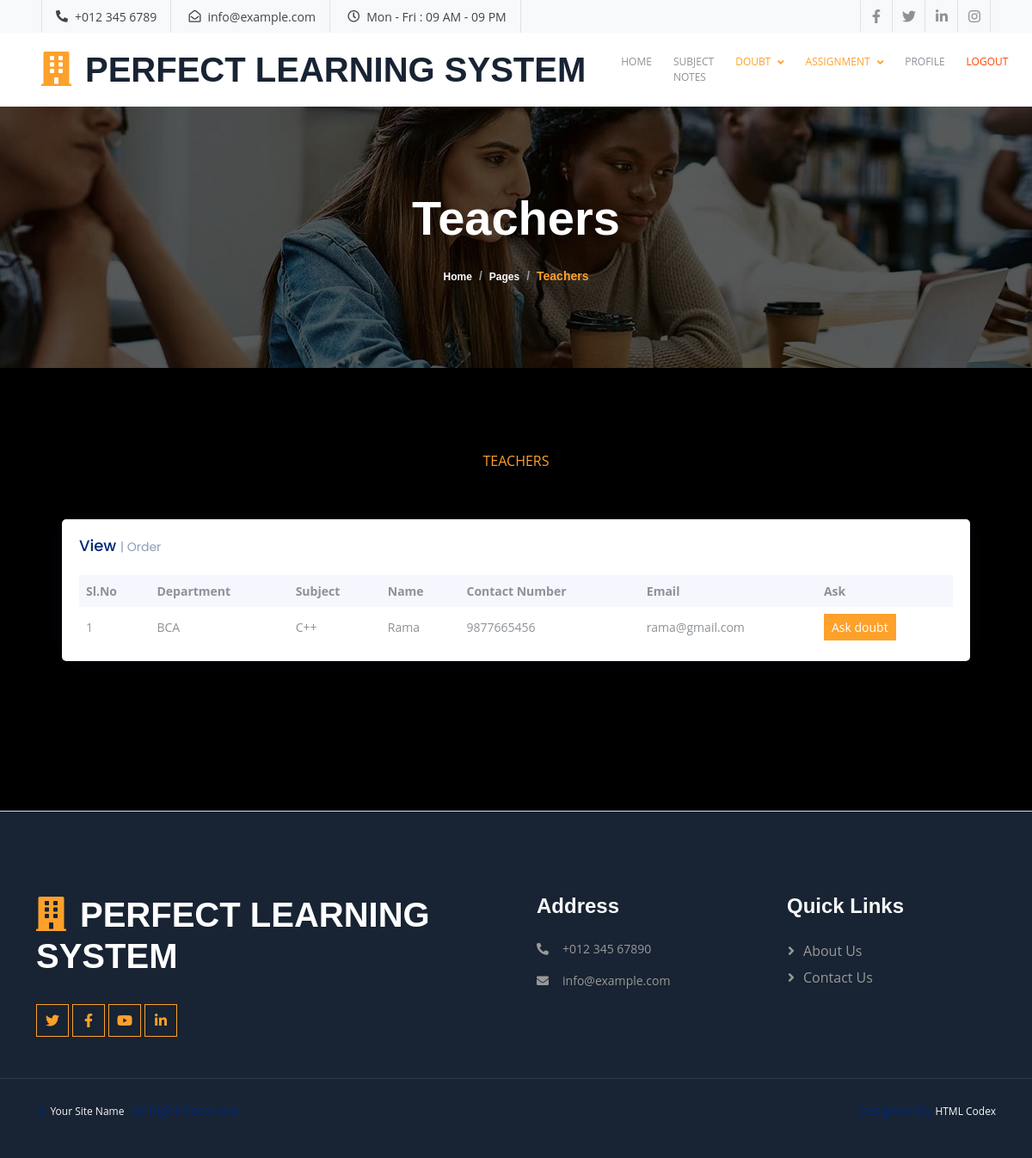
The app's page /student/teachers.php (signed in) with its own data.
### tables this page shows
CREATE TABLE IF NOT EXISTS `tb_teacher_register` (
  `st_id` int(11) NOT NULL AUTO_INCREMENT,
  `name` varchar(40) NOT NULL,
  `address` varchar(150) NOT NULL,
  `contact_no` bigint(20) NOT NULL,
  `email` varchar(50) NOT NULL,
  `dep_id` int(11) NOT NULL,
  `sb_id` int(11) NOT NULL,
  `log_id` int(11) NOT NULL,
  PRIMARY KEY (`st_id`),
  KEY `tb_Teacher_register_log_id_e697c833_fk_tb_Login_log_id` (`log_id`)
);

CREATE TABLE IF NOT EXISTS `tb_departments` (
  `dep_id` int(11) NOT NULL AUTO_INCREMENT,
  `department` varchar(100) NOT NULL,
  PRIMARY KEY (`dep_id`)
);

CREATE TABLE IF NOT EXISTS `tb_subject` (
  `sb_id` int(11) NOT NULL AUTO_INCREMENT,
  `subject` varchar(60) NOT NULL,
  PRIMARY KEY (`sb_id`)
);

### student/teachers.php (the view, shortened to what this page needs)
<?php
include 'header.php';
include '../connection.php';
?>
<div class="container-fluid page-header py-5 mb-5 wow fadeIn" data-wow-delay="0.1s">
    <div class="container text-center py-5">
        <h1 class="display-4 text-white animated slideInDown mb-4">Teachers</h1>
        <nav aria-label="breadcrumb animated slideInDown">
            <ol class="breadcrumb justify-content-center mb-0">
                <li class="breadcrumb-item"><a class="text-white" href="#">Home</a></li>
                <li class="breadcrumb-item"><a class="text-white" href="#">Pages</a></li>
                <li class="breadcrumb-item text-primary active" aria-current="page">Teachers</li>
            </ol>
        </nav>
    </div>
</div>
<div class="container-fluid py-5 my-5 px-0">
    <div class="text-center mx-auto wow fadeIn" data-wow-delay="0.1s" style="max-width: 600px;">
        <p class="fw-medium text-uppercase text-primary mb-2">Teachers</p>
    </div>
    <div class="container-xxl py-5 wow fadeInUp" data-wow-delay="0.1s">
        <div class="row justify-content-center">
            <section class="section dashboard">
                <div class="row">
                    <div class="col-lg-12" style="width:90%;margin:auto;">
                        <div class="row">
                        <?php
            $sql = mysqli_query($con,"select t.*,d.department,s.subject from tb_teacher_register as t inner join tb_departments as d on t.dep_id=d.dep_id inner join tb_subject as s on t.sb_id=s.sb_id");
            $n = mysqli_num_rows($sql);
            if($n>0){ ?>
                            <div class="col-12">
                                <div class="card top-selling overflow-auto">
                                <div class="card-body pb-0">
                                    <h5 class="card-title">View <span>| Order</span></h5>
                                    <table class="table table-borderless">
                                    <thead>
                                        <tr>
                                        <th scope="col">Sl.No</th>
                                        <th scope="col">Department</th>
                                        <th scope="col">Subject</th>
                                        <th scope="col">Name</th>
                                        <th scope="col">Contact Number</th>
                                        <th scope="col">Email</th>
                                        <th scope="col">Ask</th>
                                        </tr>
                                    </thead>
                                    <tbody>
                                    <?php
                                        $c = 1;
                                        while($r=mysqli_fetch_array($sql)) { ?>
                                        <tr>
                                        <td><?php echo $c ?></td>
                                        <td><?php echo $r['department']; ?></td>
                                        <td><?php echo $r['subject']; ?></td>
                                        <td><?php echo $r['name']; ?></td>
                                        <td><?php echo $r['contact_no']; ?></td>
                                        <td><?php echo $r['email']; ?></td>
                                        <td><a href="doubt.php?tr_id=<?php echo $r['log_id']; ?>" class="btn btn-primary btn-sm">Ask doubt</a></td>
                                        </tr>
                                        <?php $c+=1; } ?>
                                    </tbody>
                                    </table>
                                </div>
                                </div>
                            </div>
                            <?php } else{ ?>
                                <div class="col-12"></div>
                                <?php
                                } ?>
                        </div>
                    </div>
                </div>
            </section>
        </div>
    </div>
</div>
<?php include 'footer.php'; ?>

### static/user/css/style.css (style rules this page uses)
:root { --primary: #FDA12B; --secondary: #8D9297; --light: #F8F9FA; --dark: #182333; }
.btn { font-weight: 500; transition: .5s; }
.btn.btn-primary, .btn.btn-outline-primary:hover { color: #FFFFFF; }
.page-header { background: linear-gradient(rgba(0, 0, 0, .65), rgba(0, 0, 0, .65)), url(../img/l3.jpg) center center no-repeat; background-size: cover; }
.page-header .breadcrumb-item+.breadcrumb-item::before { color: #999999; }

### static/admin/assets/css/style.css (style rules this page uses)
:root { scroll-behavior: smooth; }
body { font-family: "Open Sans", sans-serif; background: #f6f9ff; color: #444444; }
a { color: #4154f1; text-decoration: none; }
h1, h2, h3, h4, h5, h6 { font-family: "Nunito", sans-serif; }
.card { margin-bottom: 30px; border: none; border-radius: 5px; box-shadow: 0px 0 30px rgba(1, 41, 112, 0.1); }
.card-title { padding: 20px 0 15px 0; font-size: 18px; font-weight: 500; color: #012970; font-family: "Poppins", sans-serif; }
.card-title span { color: #899bbd; font-size: 14px; font-weight: 400; }
.card-body { padding: 0 20px 20px 20px; }
.breadcrumb { font-size: 14px; font-family: "Nunito", sans-serif; color: #899bbd; font-weight: 600; }
.breadcrumb a { color: #899bbd; transition: 0.3s; }
.breadcrumb .breadcrumb-item::before { color: #899bbd; }
.breadcrumb .active { color: #51678f; font-weight: 600; }
.dashboard .top-selling { font-size: 14px; }
.dashboard .top-selling .table thead { background: #f6f6fe; }
.dashboard .top-selling .table thead th { border: 0; }
.dashboard .top-selling .table tbody td { vertical-align: middle; }

### records on screen
tb_teacher_register: dep.department "BCA", sb.subject "C++", name "Rama", contact_no "9877665456", email "rama@gmail.com"
